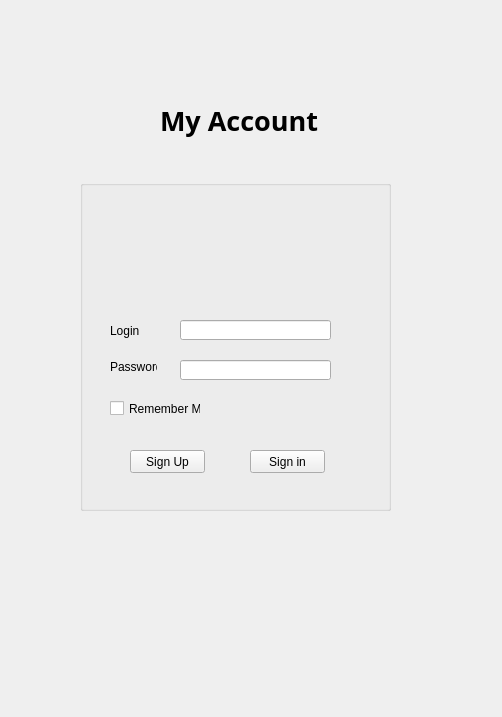
<?xml version="1.0" encoding="UTF-8"?>
<ui version="4.0">
 <class>Form</class>
 <widget class="QWidget" name="Form">
  <property name="geometry">
   <rect>
    <x>0</x>
    <y>0</y>
    <width>502</width>
    <height>717</height>
   </rect>
  </property>
  <property name="windowTitle">
   <string>Form</string>
  </property>
  <widget class="QGroupBox" name="groupBox">
   <property name="geometry">
    <rect>
     <x>80</x>
     <y>180</y>
     <width>311</width>
     <height>331</height>
    </rect>
   </property>
   <property name="title">
    <string/>
   </property>
   <widget class="QLabel" name="label_2">
    <property name="geometry">
     <rect>
      <x>30</x>
      <y>140</y>
      <width>61</width>
      <height>21</height>
     </rect>
    </property>
    <property name="text">
     <string>Login</string>
    </property>
   </widget>
   <widget class="QLabel" name="label_3">
    <property name="geometry">
     <rect>
      <x>30</x>
      <y>180</y>
      <width>47</width>
      <height>13</height>
     </rect>
    </property>
    <property name="text">
     <string>Password</string>
    </property>
   </widget>
   <widget class="QLineEdit" name="lineEdit">
    <property name="geometry">
     <rect>
      <x>100</x>
      <y>140</y>
      <width>151</width>
      <height>20</height>
     </rect>
    </property>
   </widget>
   <widget class="QLineEdit" name="lineEdit_2">
    <property name="geometry">
     <rect>
      <x>100</x>
      <y>180</y>
      <width>151</width>
      <height>20</height>
     </rect>
    </property>
   </widget>
   <widget class="QCheckBox" name="checkBox">
    <property name="geometry">
     <rect>
      <x>30</x>
      <y>220</y>
      <width>91</width>
      <height>17</height>
     </rect>
    </property>
    <property name="text">
     <string>Remember Me</string>
    </property>
   </widget>
   <widget class="QPushButton" name="pushButton">
    <property name="geometry">
     <rect>
      <x>50</x>
      <y>270</y>
      <width>75</width>
      <height>23</height>
     </rect>
    </property>
    <property name="text">
     <string>Sign Up</string>
    </property>
   </widget>
   <widget class="QPushButton" name="pushButton_2">
    <property name="geometry">
     <rect>
      <x>170</x>
      <y>270</y>
      <width>75</width>
      <height>23</height>
     </rect>
    </property>
    <property name="text">
     <string>Sign in</string>
    </property>
   </widget>
  </widget>
  <widget class="QLabel" name="label">
   <property name="geometry">
    <rect>
     <x>160</x>
     <y>80</y>
     <width>201</width>
     <height>81</height>
    </rect>
   </property>
   <property name="font">
    <font>
     <family>Microsoft JhengHei</family>
     <pointsize>20</pointsize>
     <weight>75</weight>
     <bold>true</bold>
    </font>
   </property>
   <property name="text">
    <string>My Account</string>
   </property>
  </widget>
 </widget>
 <resources/>
 <connections/>
</ui>
